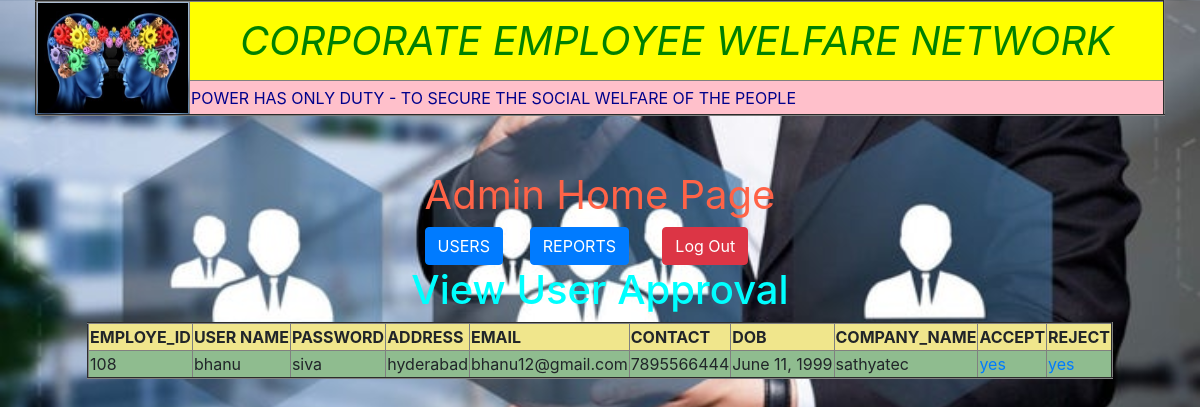
Screenshot of /approval/ with the database file from the repository.
### app_wlfare/models.py (models this page shows)
class RegistrationModel(models.Model):
    idno=models.IntegerField(primary_key=True)
    name=models.CharField(max_length=30)
    pas=models.CharField(max_length=15)
    address=models.CharField(max_length=100)
    email=models.EmailField()
    con=models.IntegerField(unique=True)
    dob=models.DateField()
    companynam=models.CharField(max_length=40)
    status = models.CharField(max_length=30,default=False)

### app_wlfare/views.py (the view)
# urls.py: path('approval/', views.approvaldetails, name='approval'),
def approvaldetails(request):
    rsm=RegistrationModel.objects.filter(status='pending')
    return render(request,"approval.html",{"rm":rsm})

### templates/approval.html
{% extends "adminhome.html" %}
{% block adminhome %}
    <h1 align="center"style="color:cyan">View User Approval</h1>
    <table align="center"border="2"style="background-color: darkseagreen">
        <tr style="background-color: khaki">
           <th>EMPLOYE_ID</th>
           <th>USER NAME</th>
           <th>PASSWORD</th>
           <th>ADDRESS</th>
           <th>EMAIL</th>
           <th>CONTACT</th>
           <th>DOB</th>
           <th>COMPANY_NAME</th>
           <th>ACCEPT</th>
           <th>REJECT</th>
        </tr>
        {% for x in rm %}
            <tr>
            <td>{{ x.idno }}</td>
            <td>{{ x.name }}</td>
            <td>{{ x.pas }}</td>
            <td>{{ x.address }}</td>
            <td>{{ x.email }}</td>
            <td>{{ x.con}}</td>
            <td>{{ x.dob }}</td>
            <td>{{ x.companynam }}</td>
            <td><a href="{% url 'accept' %}?rno={{ x.idno }}">yes</a > </td>
                <td><a href="{% url 'reject' %}?rno={{ x.idno }}">yes</a> </td>
        </tr>
        {% endfor %}
    </table>
{% endblock %}

### app_wlfare/static/css/comon.css (style rules this page uses)
body { background-image: url("../images/welfare.JPEG"); background-size: 100%; }

### rows the page displays
RegistrationModel: idno "108", name "bhanu", pas "siva", address "hyderabad", email "bhanu12@gmail.com", con "7895566444", dob "June 11, 1999", companynam "sathyatec"
